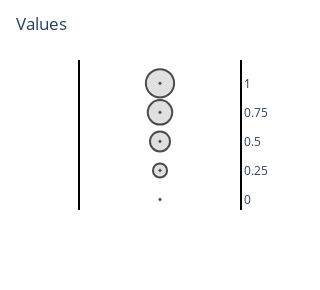

The cell this chart's notebook holds for it:
### Code cell
fig = px.scatter(x=['', '', '', '', ''], y=[0, 0.25, 0.5, 0.75, 1], size = [0, .25, .50, .75, 1])

fig.update_traces(
    mode='markers'
                  , marker_symbol = 200, 
                  marker_line_width=2, 
                  marker_line_color='rgba(0, 0, 0, 1)'
                 )

fig.update_traces(marker=dict(color='lightgray'))

fig.update_xaxes(visible=False)
fig.update_yaxes(ticklabelposition="outside right", side= 'right')
fig.update_yaxes(tick0=0, dtick=0.25)
fig.update_xaxes(tick0=0, dtick=0)




fig.update_xaxes(showline=True, linewidth=2, linecolor='black', mirror=True)
fig.update_yaxes(showline=True, linewidth=2, linecolor='black', mirror=True)


fig.update_layout(
    title=f'Values',
    autosize=False,
    width=200,
    height=290,
    # paper_bgcolor='rgba(0,0,0,0)',
    plot_bgcolor='rgba(0,0,0,0)',
    xaxis=dict(
        title="Centralities"
    ),
    yaxis=dict(
        title=""
    )
    )


fig_radius = fig
fig_radius

### Figure 1 — Plotly figure (JSON) as saved in the notebook; plotly's stock layout.template omitted (floating-point values rounded to 4 significant figures)
{"data": [{"hovertemplate": "x=%{x}<br>y=%{y}<br>size=%{marker.size}<extra></extra>", "legendgroup": "", "marker": {"color": "lightgray", "line": {"color": "rgba(0, 0, 0, 1)", "width": 2}, "size": [0, 0.25, 0.5, 0.75, 1], "sizemode": "area", "sizeref": 0.0025, "symbol": 200}, "mode": "markers", "name": "", "orientation": "v", "showlegend": false, "type": "scatter", "x": ["", "", "", "", ""], "xaxis": "x", "y": [0, 0.25, 0.5, 0.75, 1], "yaxis": "y"}], "layout": {"autosize": false, "height": 290, "legend": {"itemsizing": "constant", "tracegroupgap": 0}, "margin": {"t": 60}, "plot_bgcolor": "rgba(0, 0, 0, 0)", "title": {"text": "Values"}, "width": 200, "xaxis": {"anchor": "y", "autorange": true, "domain": [0, 1], "dtick": 0, "linecolor": "black", "linewidth": 2, "mirror": true, "range": [-1, 1], "showline": true, "tick0": 0, "title": {"text": "Centralities"}, "type": "category", "visible": false}, "yaxis": {"anchor": "x", "autorange": true, "domain": [0, 1], "dtick": 0.25, "linecolor": "black", "linewidth": 2, "mirror": true, "range": [-0.09037, 1.201], "showline": true, "side": "right", "tick0": 0, "ticklabelposition": "outside right", "title": {"text": ""}, "type": "linear"}}}
